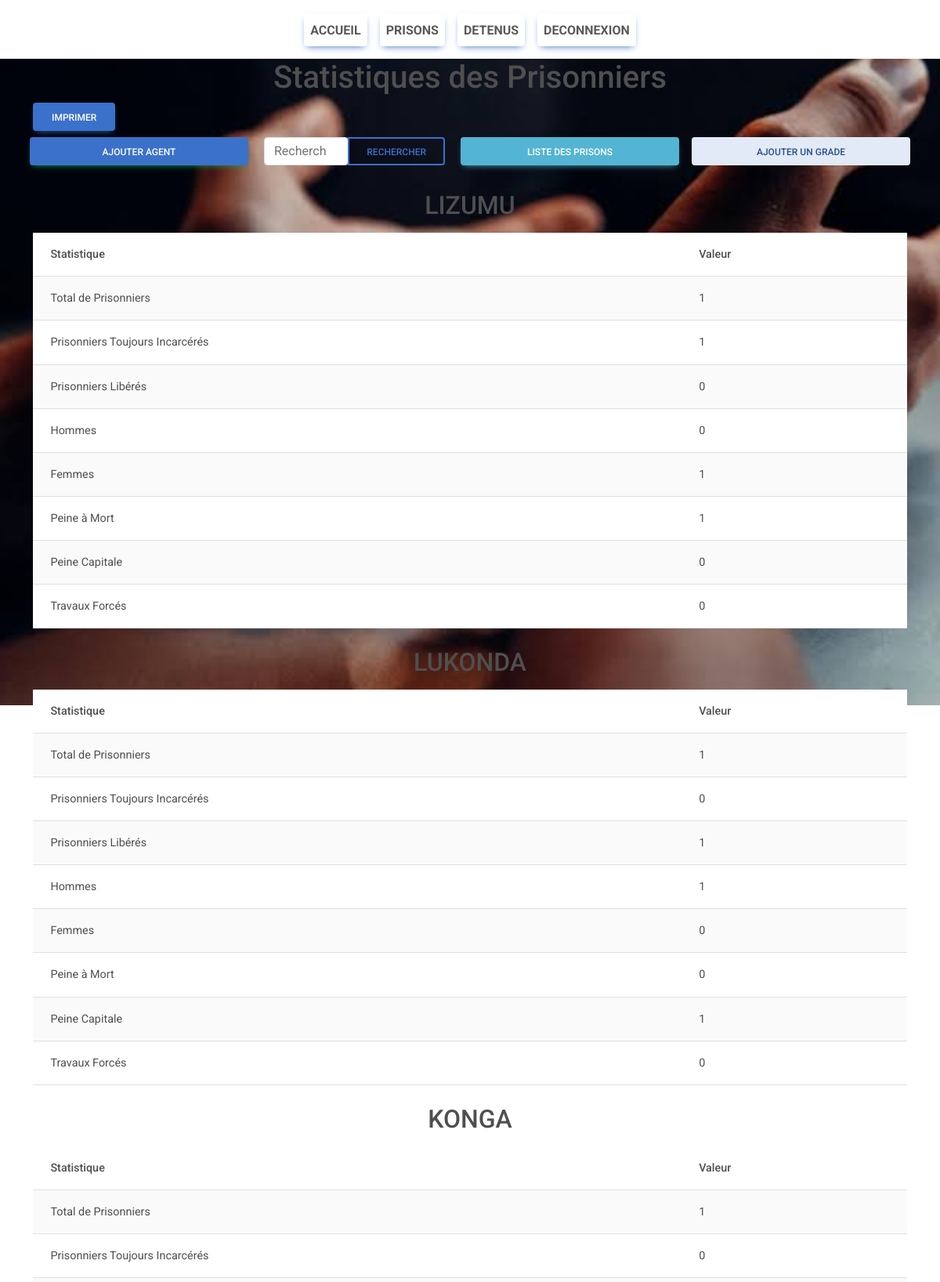
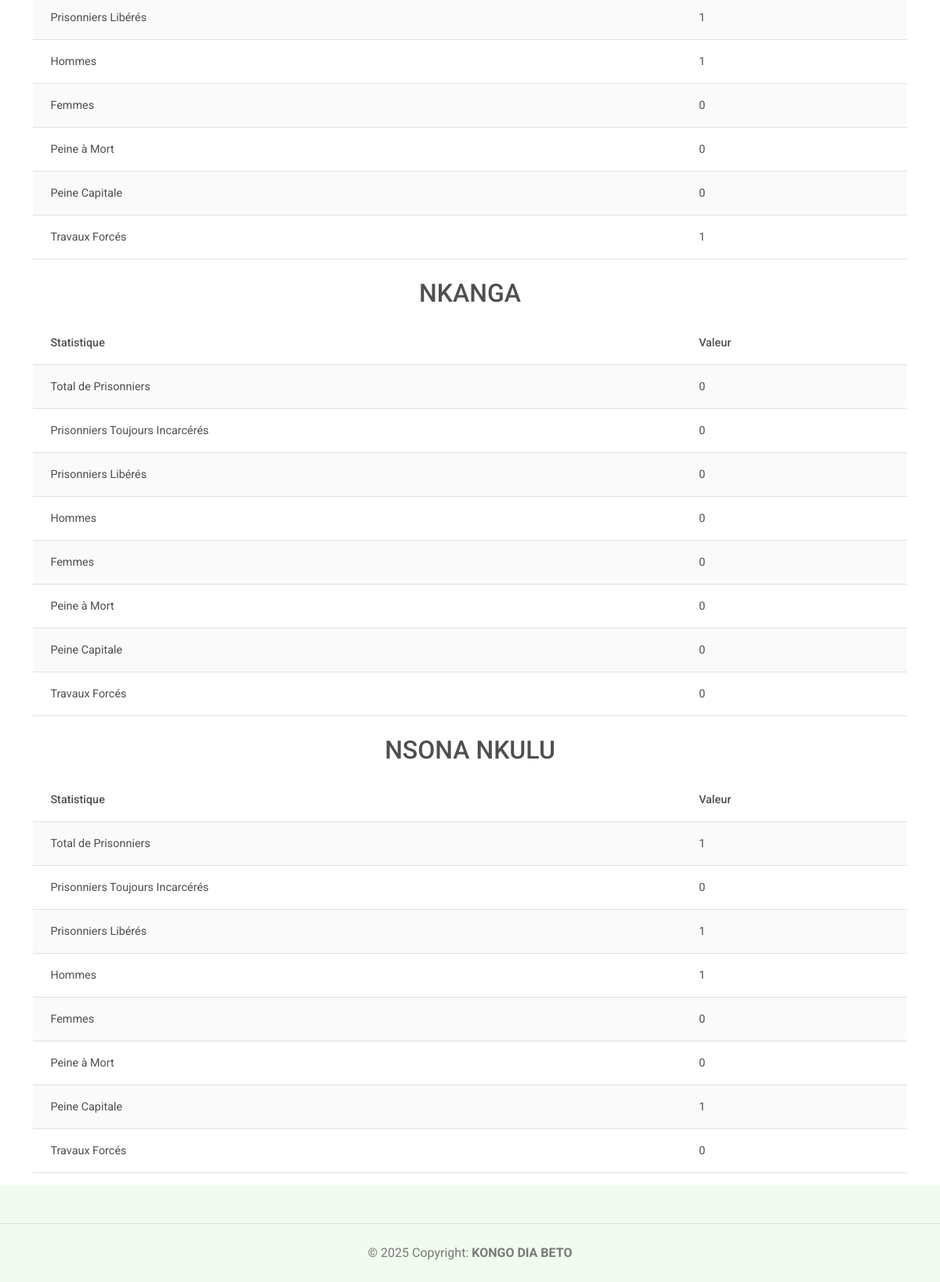
Page /Prison/statistiques/ (signed in) on the committed database (2 pictures, top to bottom).
### PRISON/models.py (models this page shows, shortened)
class Prison(models.Model):
    nom_de_la_prison = models.CharField(max_length=15)
    capacite = models.IntegerField()
    territoire = models.ForeignKey(Territoire, on_delete=models.CASCADE)
    directeur = models.CharField(max_length=15)

### PRISON/views.py (the view, shortened to what this page needs)
# urls.py: path('statistiques/', views.statistiques, name='statistiques'),
def statistiques(request):
    nom_utilisateur = request.session.get('nom_utilisateur')
    if not nom_utilisateur:
        return redirect('utilisateur')
    utilisateur = Utilisateur.objects.get(nom_utilisateur=nom_utilisateur)
    if utilisateur.is_superuser:
        prisons = Prison.objects.all().annotate(
            total_prisonniers=Count('detenu'),
            prisonniers_incarceres=Count('detenu', filter=Q(detenu__est_libere=False)),
            prisonniers_libres=Count('detenu', filter=Q(detenu__est_libere=True)),
        )
    prisons_stats = []
    for prison in prisons:
        hommes = Detenu.objects.filter(prison_incarceree=prison, sexe='M').count()
        femmes = Detenu.objects.filter(prison_incarceree=prison, sexe='F').count()
        peine_a_mort = Detenu.objects.filter(prison_incarceree=prison, peine='A MORT').count()
        peine_capitale = Detenu.objects.filter(prison_incarceree=prison, peine='CAPITALE').count()
        travaux_forces = Detenu.objects.filter(prison_incarceree=prison, peine='TRAVAUX FORCES').count()
        prisons_stats.append({
            'prison': prison,
            'total_prisonniers': prison.total_prisonniers,
            'prisonniers_incarceres': prison.prisonniers_incarceres,
            'prisonniers_libres': prison.prisonniers_libres,
            'hommes': hommes,
            'femmes': femmes,
            'peine_a_mort': peine_a_mort,
            'peine_capitale': peine_capitale,
            'travaux_forces': travaux_forces
        })
    return render(request, 'Detenu/statitistique.html', {'prisons': prisons_stats, 'utilisateur': utilisateur})

### templates/Detenu/statitistique.html (shortened to what this page needs)
{% extends 'Detenu/base.html' %}
{% load static %}
    {% block content %}
    <div class="container">
        <h1 class="text-center">Statistiques des Prisonniers</h1>
        <button onclick="window.print()" class="btn btn-primary">Imprimer</button>
        <div class="row align-items-center mb-4">
            <a class="col btn btn-success bg-primary m-2" href="{% url 'ajout_agent'%}">AJOUTER AGENT</a>
            <form action="{% url 'cherchePrison' %}" class="col form-inline" method="get">
                <div class="input-group">
                    <input type="search" class="form-control rounded" placeholder="Recherche prison..." aria-label="Search" name="query" aria-describedby="search-addon" />
                    <button type="submit" class="btn btn-outline-primary">Rechercher</button>
                </div>
            </form>
            <a class="col btn btn-info m-2" href="{% url 'list_prisons' %}">LISTE DES PRISONS</a>
            <a class="col btn btn-secondary m-2" href="{% url 'Ajout_Grade' %}">AJOUTER UN GRADE</a>
        </div>
        {% for prison_stats in prisons %}
        <h2 class="text-center mt-4">{{ prison_stats.prison.nom_de_la_prison }}</h2>
        <table class="table table-striped mt-3">
            <thead>
                <tr>
                    <th>Statistique</th>
                    <th>Valeur</th>
                </tr>
            </thead>
            <tbody>
                <tr>
                    <td>Total de Prisonniers</td>
                    <td>{{ prison_stats.total_prisonniers }}</td>
                </tr>
                <tr>
                    <td>Prisonniers Toujours Incarcérés</td>
                    <td>{{ prison_stats.prisonniers_incarceres }}</td>
                </tr>
                <tr>
                    <td>Prisonniers Libérés</td>
                    <td>{{ prison_stats.prisonniers_libres }}</td>
                </tr>
                <tr>
                    <td>Hommes</td>
                    <td>{{ prison_stats.hommes }}</td>
                </tr>
                <tr>
                    <td>Femmes</td>
                    <td>{{ prison_stats.femmes }}</td>
                </tr>
                <tr>
                    <td>Peine à Mort</td>
                    <td>{{ prison_stats.peine_a_mort }}</td>
                </tr>
                <tr>
                    <td>Peine Capitale</td>
                    <td>{{ prison_stats.peine_capitale }}</td>
                </tr>
                <tr>
                    <td>Travaux Forcés</td>
                    <td>{{ prison_stats.travaux_forces }}</td>
                </tr>
            </tbody>
        </table>
        {% endfor %}
    </div>
    {% endblock content %}

### rows in the picture
Prison: prison.nom_de_la_prison "LIZUMU", total_prisonniers "1", prisonniers_incarceres "1", prisonniers_libres "0", hommes "0", femmes "1", peine_a_mort "1", peine_capitale "0", travaux_forces "0"
Prison: prison.nom_de_la_prison "LUKONDA", total_prisonniers "1", prisonniers_incarceres "0", prisonniers_libres "1", hommes "1", femmes "0", peine_a_mort "0", peine_capitale "1", travaux_forces "0"
Prison: prison.nom_de_la_prison "KONGA", total_prisonniers "1", prisonniers_incarceres "0", prisonniers_libres "1", hommes "1", femmes "0", peine_a_mort "0", peine_capitale "0", travaux_forces "1"
Prison: prison.nom_de_la_prison "NKANGA", total_prisonniers "0", prisonniers_incarceres "0", prisonniers_libres "0", hommes "0", femmes "0", peine_a_mort "0", peine_capitale "0", travaux_forces "0"
Prison: prison.nom_de_la_prison "NSONA NKULU", total_prisonniers "1", prisonniers_incarceres "0", prisonniers_libres "1", hommes "1", femmes "0", peine_a_mort "0", peine_capitale "1", travaux_forces "0"
